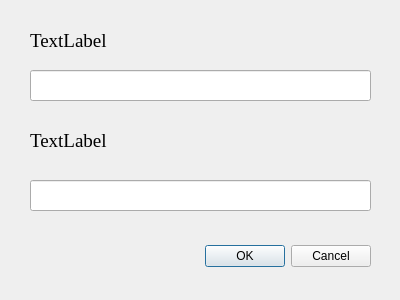
<?xml version="1.0" encoding="UTF-8"?>
<ui version="4.0">
 <class>DialogSetRange</class>
 <widget class="QDialog" name="DialogSetRange">
  <property name="geometry">
   <rect>
    <x>0</x>
    <y>0</y>
    <width>400</width>
    <height>300</height>
   </rect>
  </property>
  <property name="windowTitle">
   <string>Dialog</string>
  </property>
  <widget class="QDialogButtonBox" name="buttonBox">
   <property name="geometry">
    <rect>
     <x>30</x>
     <y>240</y>
     <width>341</width>
     <height>32</height>
    </rect>
   </property>
   <property name="orientation">
    <enum>Qt::Horizontal</enum>
   </property>
   <property name="standardButtons">
    <set>QDialogButtonBox::Cancel|QDialogButtonBox::Ok</set>
   </property>
  </widget>
  <widget class="QLabel" name="label">
   <property name="geometry">
    <rect>
     <x>30</x>
     <y>20</y>
     <width>321</width>
     <height>41</height>
    </rect>
   </property>
   <property name="font">
    <font>
     <family>Times New Roman</family>
     <pointsize>14</pointsize>
    </font>
   </property>
   <property name="text">
    <string>TextLabel</string>
   </property>
  </widget>
  <widget class="QLineEdit" name="lineEdit">
   <property name="geometry">
    <rect>
     <x>30</x>
     <y>70</y>
     <width>341</width>
     <height>31</height>
    </rect>
   </property>
   <property name="font">
    <font>
     <family>Times New Roman</family>
     <pointsize>12</pointsize>
    </font>
   </property>
  </widget>
  <widget class="QLabel" name="label_2">
   <property name="geometry">
    <rect>
     <x>30</x>
     <y>120</y>
     <width>331</width>
     <height>41</height>
    </rect>
   </property>
   <property name="font">
    <font>
     <family>Times New Roman</family>
     <pointsize>14</pointsize>
    </font>
   </property>
   <property name="text">
    <string>TextLabel</string>
   </property>
  </widget>
  <widget class="QLineEdit" name="lineEdit_2">
   <property name="geometry">
    <rect>
     <x>30</x>
     <y>180</y>
     <width>341</width>
     <height>31</height>
    </rect>
   </property>
   <property name="font">
    <font>
     <family>Times New Roman</family>
     <pointsize>12</pointsize>
    </font>
   </property>
  </widget>
 </widget>
 <resources/>
 <connections>
  <connection>
   <sender>buttonBox</sender>
   <signal>accepted()</signal>
   <receiver>DialogSetRange</receiver>
   <slot>accept()</slot>
   <hints>
    <hint type="sourcelabel">
     <x>248</x>
     <y>254</y>
    </hint>
    <hint type="destinationlabel">
     <x>157</x>
     <y>274</y>
    </hint>
   </hints>
  </connection>
  <connection>
   <sender>buttonBox</sender>
   <signal>rejected()</signal>
   <receiver>DialogSetRange</receiver>
   <slot>reject()</slot>
   <hints>
    <hint type="sourcelabel">
     <x>316</x>
     <y>260</y>
    </hint>
    <hint type="destinationlabel">
     <x>286</x>
     <y>274</y>
    </hint>
   </hints>
  </connection>
 </connections>
</ui>
